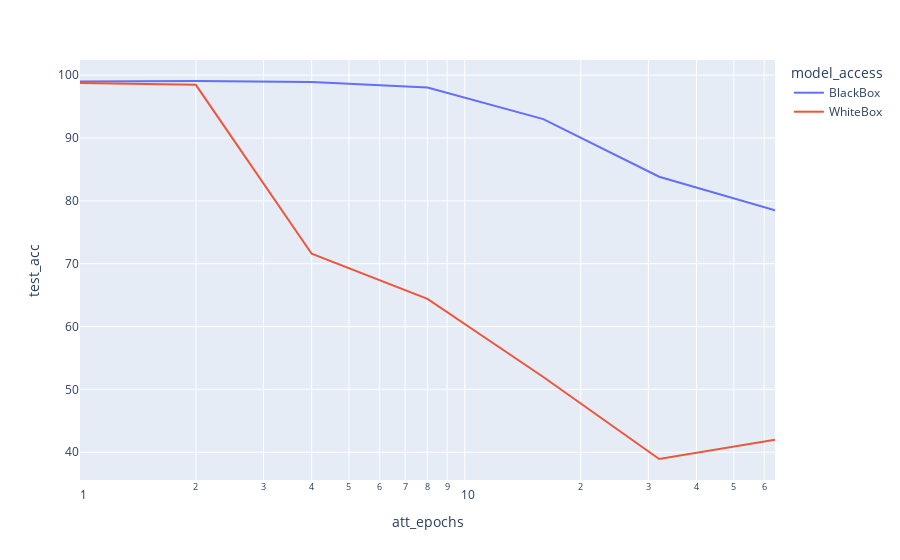

Notebook source saved alongside this figure:
### Code cell
import plotly.express as px

px.line(
    res.loc['mean'],
    x='att_epochs',
    y='test_acc',
    color="model_access",
    log_x=True,
)

### Figure 1 — Plotly figure (JSON) as saved in the notebook; plotly's stock layout.template omitted (floating-point values rounded to 4 significant figures)
{"data": [{"hovertemplate": "model_access=BlackBox<br>att_epochs=%{x}<br>test_acc=%{y}<extra></extra>", "legendgroup": "BlackBox", "line": {"color": "#636efa", "dash": "solid"}, "marker": {"symbol": "circle"}, "mode": "lines", "name": "BlackBox", "orientation": "v", "showlegend": true, "type": "scatter", "x": [1, 2, 4, 8, 16, 32, 64], "xaxis": "x", "y": [99.0, 99.07, 98.91, 98.02, 93.0, 83.83, 78.48], "yaxis": "y"}, {"hovertemplate": "model_access=WhiteBox<br>att_epochs=%{x}<br>test_acc=%{y}<extra></extra>", "legendgroup": "WhiteBox", "line": {"color": "#EF553B", "dash": "solid"}, "marker": {"symbol": "circle"}, "mode": "lines", "name": "WhiteBox", "orientation": "v", "showlegend": true, "type": "scatter", "x": [1, 2, 4, 8, 16, 32, 64], "xaxis": "x", "y": [98.76, 98.45, 71.58, 64.41, 51.98, 38.92, 41.98], "yaxis": "y"}], "layout": {"legend": {"title": {"text": "model_access"}, "tracegroupgap": 0}, "margin": {"t": 60}, "xaxis": {"anchor": "y", "domain": [0, 1], "title": {"text": "att_epochs"}, "type": "log"}, "yaxis": {"anchor": "x", "domain": [0, 1], "title": {"text": "test_acc"}}}}
